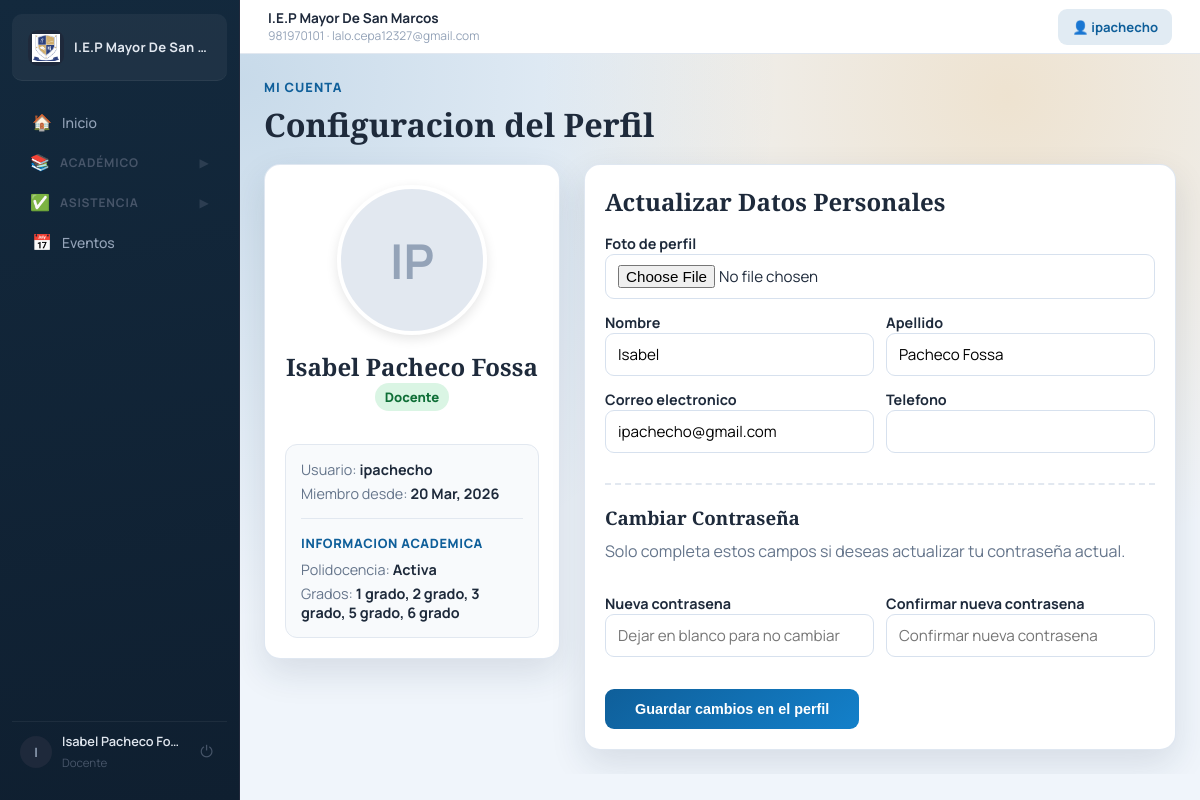
Screenshot of /profile/ (signed in) with the database file from the repository.
### schools/models.py (models this page shows, shortened)
class School(models.Model):
    name = models.CharField(max_length=255)
    logo = models.FileField(upload_to='school_logos/', blank=True, null=True)
    address = models.TextField()
    phone = models.CharField(max_length=20)
    email = models.EmailField()
    ruc = models.CharField(max_length=11, blank=True, null=True, verbose_name="RUC")
    pension_price = models.DecimalField(max_digits=10, decimal_places=2, default=200.00, verbose_name="Costo de Pension")
    enrollment_price = models.DecimalField(max_digits=10, decimal_places=2, default=300.00, verbose_name="Costo de Matricula")
    supplies_price = models.DecimalField(max_digits=10, decimal_places=2, default=50.00, verbose_name="Costo de Material Escolar")
    created_at = models.DateTimeField(auto_now_add=True)

### accounts/models.py (models this page shows, shortened)
class User(AbstractUser):
    ROLE_CHOICES = (
        ('admin', 'Administrador'),
        ('director', 'Director'),
        ('teacher', 'Docente'),
        ('secretary', 'Secretaria'),
        ('parent', 'Padre'),
    )
    role = models.CharField(max_length=20, choices=ROLE_CHOICES)
    phone = models.CharField(max_length=15, blank=True, null=True)
    profile_picture = models.ImageField(upload_to='profile_pics/', blank=True, null=True, verbose_name='Foto de Perfil')
    teaching_grade = models.ForeignKey(
        'academic.Grade',
        on_delete=models.SET_NULL,
        blank=True,
        null=True,
        related_name='teachers',
    )
    teaching_section = models.ForeignKey(
        'academic.Section',
        on_delete=models.SET_NULL,
        blank=True,
        null=True,
        related_name='teachers_by_section',
    )
    is_polyteacher = models.BooleanField(default=False, verbose_name='Es polidocente')
    poly_course = models.ForeignKey(
        'academic.Course',
        on_delete=models.SET_NULL,
        blank=True,
        null=True,
        related_name='poly_teachers_assigned',
        verbose_name='Curso de polidocencia',
    )
    teaching_courses = models.ManyToManyField(
        'academic.Course',
        blank=True,
        related_name='poly_teachers',
        verbose_name='Cursos que ensena (polidocente) - MULTIPLES',
    )
    teaching_grades = models.ManyToManyField(
        'academic.Grade',
        blank=True,
        related_name='poly_teachers_grades',
        verbose_name='Grados que ensena (polidocente)',
    )
    teaching_sections = models.ManyToManyField(
        'academic.Section',
        blank=True,
        related_name='poly_teachers_sections',
        verbose_name='Secciones que ensena (polidocente)',
    )

### academic/models.py (models this page shows)
class Grade(models.Model):
    name = models.CharField(max_length=50)
    class Meta:
        ordering = ('name',)
    def __str__(self):
        return self.name

### accounts/views.py (the view)
# urls.py: path('profile/', user_profile, name='user_profile'),
@login_required
def user_profile(request):
    from .forms import SelfProfileForm
    if request.method == 'POST':
        form = SelfProfileForm(request.POST, request.FILES, instance=request.user)
        if form.is_valid():
            form.save()
            messages.success(request, "Tu perfil ha sido actualizado correctamente.")
            return redirect('user_profile')
    else:
        form = SelfProfileForm(instance=request.user)
    return render(request, 'accounts/user_profile.html', {
        'profile_user': request.user,
        'form': form
    })

### accounts/templates/accounts/user_profile.html (shortened to what this page needs)
{% extends 'base.html' %}
{% block content %}
<section class="hero">
    <p class="eyebrow">Mi cuenta</p>
    <h1>Configuracion del Perfil</h1>
</section>
<div class="form-grid" style="grid-template-columns: 1fr 2fr; gap: 24px; align-items: start;">
    <section class="card" style="text-align: center;">
        <div style="margin-bottom: 20px;">
            <div class="profile-pic-container">
                {% if profile_user.profile_picture %}
                    <img src="{{ profile_user.profile_picture.url }}" alt="Foto de perfil" class="profile-pic-large">
                {% else %}
                    <div class="profile-pic-placeholder">
                        {{ profile_user.first_name|first|upper }}{{ profile_user.last_name|first|upper }}
                    </div>
                {% endif %}
            </div>
            <h2 style="margin-top: 15px;">{{ profile_user.first_name }} {{ profile_user.last_name }}</h2>
            <p class="status-pill attendance-present" style="display: inline-block;">{{ profile_user.get_role_display }}</p>
        </div>
        <div style="text-align: left; background: #f8fafc; padding: 15px; border-radius: 12px; border: 1px solid #e2e8f0;">
            <p style="margin: 0; font-size: 0.9em;"><span class="muted">Usuario:</span> <strong>{{ profile_user.username }}</strong></p>
            <p style="margin: 5px 0 0 0; font-size: 0.9em;"><span class="muted">Miembro desde:</span> <strong>{{ profile_user.date_joined|date:"d M, Y" }}</strong></p>
            {% if profile_user.role == 'teacher' %}
                <div style="margin-top: 15px; padding-top: 15px; border-top: 1px solid #e2e8f0;">
                    <p style="margin: 0; font-size: 0.8em; text-transform: uppercase; letter-spacing: 0.05em; color: var(--primary); font-weight: 800;">Informacion Academica</p>
                    {% if profile_user.is_polyteacher %}
                        <p style="margin: 8px 0 0 0; font-size: 0.9em;"><span class="muted">Polidocencia:</span> <strong>Activa</strong></p>
                        <p style="margin: 5px 0 0 0; font-size: 0.9em;"><span class="muted">Grados:</span>
                            <strong>
                                {% for grade in profile_user.teaching_grades.all %}
                                    {{ grade }}{% if not forloop.last %}, {% endif %}
                                {% empty %}
                                    Sin asignar
                                {% endfor %}
                            </strong>
                        </p>
                    {% endif %}
                </div>
            {% endif %}
        </div>
    </section>
    <section class="card">
        <div class="section-head">
            <h2>Actualizar Datos Personales</h2>
        </div>
        <form method="post" enctype="multipart/form-data">
            <div class="form-grid" style="grid-template-columns: repeat(auto-fit, minmax(200px, 1fr));">
                {% for field in form %}
                    {% if field.name != 'password1' and field.name != 'password2' %}
                    <div class="{% if field.name == 'profile_picture' %}full-width{% endif %}">
                        <label for="{{ field.id_for_label }}">{{ field.label }}</label>
                        {{ field }}
                    </div>
                    {% endif %}
                {% endfor %}
            </div>
            <div style="margin-top: 30px; padding-top: 20px; border-top: 2px dashed #e2e8f0;">
                <div class="section-head">
                    <h3>Cambiar Contraseña</h3>
                    <p class="muted">Solo completa estos campos si deseas actualizar tu contraseña actual.</p>
                </div>
                <div class="form-grid" style="grid-template-columns: repeat(auto-fit, minmax(200px, 1fr));">
                    <div>
                        <label for="{{ form.password1.id_for_label }}">{{ form.password1.label }}</label>
                        {{ form.password1 }}
                    </div>
                    <div>
                        <label for="{{ form.password2.id_for_label }}">{{ form.password2.label }}</label>
                        {{ form.password2 }}
                    </div>
                </div>
            </div>
            <div class="action-row" style="margin-top: 32px;">
                <button type="submit" class="btn btn-primary" style="padding: 12px 30px;">Guardar cambios en el perfil</button>
            </div>
        </form>
    </section>
</div>
{% endblock %}

### accounts/templates/base.html (shortened to what this page needs)
{% load static %}
<!DOCTYPE html>
<html lang="es">
<head>
    <link rel="stylesheet" href="{% static 'accounts/site.css' %}?v=20260222-6">
</head>
<body data-url-name="{{ request.resolver_match.url_name }}">
    {% if request.user.is_authenticated %}
    <div class="app-shell">
        <aside class="sidebar" id="sidebar">
            <a class="brand" href="{% url 'dashboard' %}">
                <span class="brand-media">
                    {% if system_school and system_school.logo %}
                        <img class="brand-logo" src="{{ system_school.logo.url }}" alt="Logo">
                    {% else %}
                        <span class="brand-mark">GE</span>
                    {% endif %}
                </span>
                <span class="brand-text">{{ system_school.name|default:"Gestión Escolar" }}</span>
            </a>
            <nav class="side-menu">
                {% if request.user.role == 'teacher' and not request.user.is_superuser %}
                    <a href="{% url 'teacher_dashboard' %}" {% if request.resolver_match.url_name == 'teacher_dashboard' %}class="active"{% endif %}>
                        <span class="nav-icon">🏠</span> Inicio
                    </a>
                {% elif request.user.role == 'secretary' and not request.user.is_superuser %}
                    <a href="{% url 'secretary_dashboard' %}" {% if request.resolver_match.url_name == 'secretary_dashboard' %}class="active"{% endif %}>
                        <span class="nav-icon">🏠</span> Inicio
                    </a>
                {% else %}
                    <a href="{% url 'dashboard' %}" {% if request.resolver_match.url_name == 'dashboard' %}class="active"{% endif %}>
                        <span class="nav-icon">🏠</span> Inicio
                    </a>
                {% endif %}
                {% if request.user.role != 'parent' and request.user.role != 'secretary' or request.user.is_superuser %}
                <details class="menu-group" data-urls="academic_dashboard course_management grade_management section_management teacher_competency_gradebook student_list grade_list course_report period_report report_card student_report">
                    <summary>
                        <span class="nav-icon">📚</span> Académico
                        <span class="chevron">▶</span>
                    </summary>
                </details>
                {% endif %}
                {% if request.user.role != 'parent' and request.user.role != 'secretary' or request.user.is_superuser %}
                <details class="menu-group" data-urls="attendance_dashboard attendance_take attendance_student_history attendance_course_report">
                    <summary>
                        <span class="nav-icon">✅</span> Asistencia
                        <span class="chevron">▶</span>
                    </summary>
                </details>
                {% endif %}
                {% if request.user.role == 'admin' or request.user.role == 'director' or request.user.role == 'teacher' or request.user.is_superuser %}
                <a href="{% url 'events:calendar' %}" {% if request.resolver_match.app_name == 'events' %}class="active"{% endif %}>
                    <span class="nav-icon">📅</span> Eventos
                </a>
                {% endif %}
            </nav>
            <div class="sidebar-footer">
                <div class="user-avatar">{{ request.user.username|first|upper }}</div>
                <div class="user-info">
                    <strong>{{ request.user.get_full_name|default:request.user.username }}</strong>
                    <span>{{ request.user.get_role_display }}</span>
                </div>
                <form method="post" action="{% url 'logout' %}">
                    <button class="logout-btn" type="submit" title="Cerrar sesión">⏻</button>
                </form>
            </div>
        </aside>
        <section class="workspace">
            <header class="topbar">
                {% if system_school %}
                    <div class="school-meta">
                        <strong>{{ system_school.name }}</strong>
                        <span>{{ system_school.phone }}{% if system_school.email %} · {{ system_school.email }}{% endif %}</span>
                    </div>
                {% else %}
                    <div></div>
                {% endif %}
                <a href="{% url 'user_profile' %}" class="btn btn-subtle" style="font-size:0.82rem;">
                    👤 {{ request.user.username }}
                </a>
            </header>
    {% endif %}
            <main class="container{% if not request.user.is_authenticated %} container-auth{% endif %}">
                {% block content %}{% endblock %}
            </main>
    {% if request.user.is_authenticated %}
        </section>
    </div>
    {% endif %}
</body>
</html>

### rows the page displays
School: logo (picture), name "I.E.P Mayor De San…", name "I.E.P Mayor De San Marcos", phone "981970101", email "lalo.cepa12327@gmail.com"
User: user.username|first "I", user.get_full_name "Isabel Pacheco Fo…", user.role "Docente", user.username "ipachecho", first_name|first "I", last_name|first "P", first_name "Isabel", last_name "Pacheco Fossa", role "Docente", username "ipachecho", date_joined "20 Mar, 2026", form "Isabel" "Pacheco Fossa" "ipachecho@gmail.com"
Grade: name "1 grado"
Grade: name "2 grado"
Grade: name "3 grado"
Grade: name "5 grado"
Grade: name "6 grado"

### other values shown
{{ field.label }} "Foto de perfil" "Nombre" "Apellido" "Correo electronico" "Telefono"
